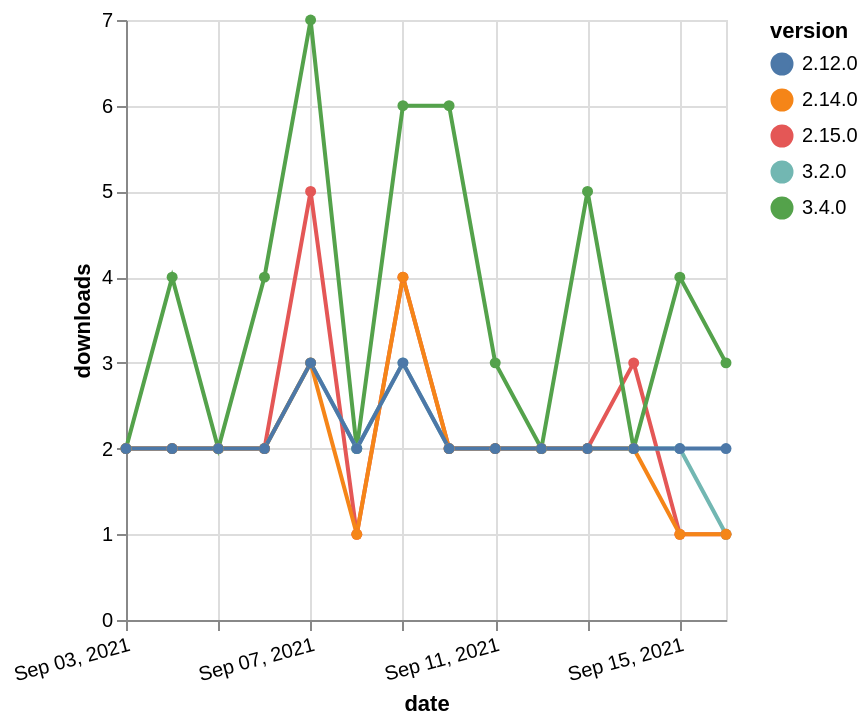

The Vega-Lite source for this figure:
### Vega-Lite specification from a JSON file in a GitHub repository (floating-point values rounded to 4 significant figures)
{"$schema": "https://vega.github.io/schema/vega-lite/v5.json", "description": "A simple bar chart with embedded data.", "data": {"values": [{"date": "2021-09-03", "total": 1621, "delta": 2, "version": "2.15.0"}, {"date": "2021-09-04", "total": 1623, "delta": 2, "version": "2.15.0"}, {"date": "2021-09-05", "total": 1625, "delta": 2, "version": "2.15.0"}, {"date": "2021-09-06", "total": 1627, "delta": 2, "version": "2.15.0"}, {"date": "2021-09-07", "total": 1632, "delta": 5, "version": "2.15.0"}, {"date": "2021-09-08", "total": 1633, "delta": 1, "version": "2.15.0"}, {"date": "2021-09-09", "total": 1637, "delta": 4, "version": "2.15.0"}, {"date": "2021-09-10", "total": 1639, "delta": 2, "version": "2.15.0"}, {"date": "2021-09-11", "total": 1641, "delta": 2, "version": "2.15.0"}, {"date": "2021-09-12", "total": 1643, "delta": 2, "version": "2.15.0"}, {"date": "2021-09-13", "total": 1645, "delta": 2, "version": "2.15.0"}, {"date": "2021-09-14", "total": 1648, "delta": 3, "version": "2.15.0"}, {"date": "2021-09-15", "total": 1649, "delta": 1, "version": "2.15.0"}, {"date": "2021-09-16", "total": 1650, "delta": 1, "version": "2.15.0"}, {"date": "2021-09-03", "total": 896, "delta": 2, "version": "3.4.0"}, {"date": "2021-09-04", "total": 900, "delta": 4, "version": "3.4.0"}, {"date": "2021-09-05", "total": 902, "delta": 2, "version": "3.4.0"}, {"date": "2021-09-06", "total": 906, "delta": 4, "version": "3.4.0"}, {"date": "2021-09-07", "total": 913, "delta": 7, "version": "3.4.0"}, {"date": "2021-09-08", "total": 915, "delta": 2, "version": "3.4.0"}, {"date": "2021-09-09", "total": 921, "delta": 6, "version": "3.4.0"}, {"date": "2021-09-10", "total": 927, "delta": 6, "version": "3.4.0"}, {"date": "2021-09-11", "total": 930, "delta": 3, "version": "3.4.0"}, {"date": "2021-09-12", "total": 932, "delta": 2, "version": "3.4.0"}, {"date": "2021-09-13", "total": 937, "delta": 5, "version": "3.4.0"}, {"date": "2021-09-14", "total": 939, "delta": 2, "version": "3.4.0"}, {"date": "2021-09-15", "total": 943, "delta": 4, "version": "3.4.0"}, {"date": "2021-09-16", "total": 946, "delta": 3, "version": "3.4.0"}, {"date": "2021-09-03", "total": 1076, "delta": 2, "version": "3.2.0"}, {"date": "2021-09-04", "total": 1078, "delta": 2, "version": "3.2.0"}, {"date": "2021-09-05", "total": 1080, "delta": 2, "version": "3.2.0"}, {"date": "2021-09-06", "total": 1082, "delta": 2, "version": "3.2.0"}, {"date": "2021-09-07", "total": 1085, "delta": 3, "version": "3.2.0"}, {"date": "2021-09-08", "total": 1087, "delta": 2, "version": "3.2.0"}, {"date": "2021-09-09", "total": 1090, "delta": 3, "version": "3.2.0"}, {"date": "2021-09-10", "total": 1092, "delta": 2, "version": "3.2.0"}, {"date": "2021-09-11", "total": 1094, "delta": 2, "version": "3.2.0"}, {"date": "2021-09-12", "total": 1096, "delta": 2, "version": "3.2.0"}, {"date": "2021-09-13", "total": 1098, "delta": 2, "version": "3.2.0"}, {"date": "2021-09-14", "total": 1100, "delta": 2, "version": "3.2.0"}, {"date": "2021-09-15", "total": 1102, "delta": 2, "version": "3.2.0"}, {"date": "2021-09-16", "total": 1103, "delta": 1, "version": "3.2.0"}, {"date": "2021-09-03", "total": 1699, "delta": 2, "version": "2.14.0"}, {"date": "2021-09-04", "total": 1701, "delta": 2, "version": "2.14.0"}, {"date": "2021-09-05", "total": 1703, "delta": 2, "version": "2.14.0"}, {"date": "2021-09-06", "total": 1705, "delta": 2, "version": "2.14.0"}, {"date": "2021-09-07", "total": 1708, "delta": 3, "version": "2.14.0"}, {"date": "2021-09-08", "total": 1709, "delta": 1, "version": "2.14.0"}, {"date": "2021-09-09", "total": 1713, "delta": 4, "version": "2.14.0"}, {"date": "2021-09-10", "total": 1715, "delta": 2, "version": "2.14.0"}, {"date": "2021-09-11", "total": 1717, "delta": 2, "version": "2.14.0"}, {"date": "2021-09-12", "total": 1719, "delta": 2, "version": "2.14.0"}, {"date": "2021-09-13", "total": 1721, "delta": 2, "version": "2.14.0"}, {"date": "2021-09-14", "total": 1723, "delta": 2, "version": "2.14.0"}, {"date": "2021-09-15", "total": 1724, "delta": 1, "version": "2.14.0"}, {"date": "2021-09-16", "total": 1725, "delta": 1, "version": "2.14.0"}, {"date": "2021-09-03", "total": 2281, "delta": 2, "version": "2.12.0"}, {"date": "2021-09-04", "total": 2283, "delta": 2, "version": "2.12.0"}, {"date": "2021-09-05", "total": 2285, "delta": 2, "version": "2.12.0"}, {"date": "2021-09-06", "total": 2287, "delta": 2, "version": "2.12.0"}, {"date": "2021-09-07", "total": 2290, "delta": 3, "version": "2.12.0"}, {"date": "2021-09-08", "total": 2292, "delta": 2, "version": "2.12.0"}, {"date": "2021-09-09", "total": 2295, "delta": 3, "version": "2.12.0"}, {"date": "2021-09-10", "total": 2297, "delta": 2, "version": "2.12.0"}, {"date": "2021-09-11", "total": 2299, "delta": 2, "version": "2.12.0"}, {"date": "2021-09-12", "total": 2301, "delta": 2, "version": "2.12.0"}, {"date": "2021-09-13", "total": 2303, "delta": 2, "version": "2.12.0"}, {"date": "2021-09-14", "total": 2305, "delta": 2, "version": "2.12.0"}, {"date": "2021-09-15", "total": 2307, "delta": 2, "version": "2.12.0"}, {"date": "2021-09-16", "total": 2309, "delta": 2, "version": "2.12.0"}]}, "width": "container", "mark": {"type": "line", "point": {"filled": true}}, "encoding": {"x": {"field": "date", "type": "temporal", "timeUnit": "yearmonthdate", "title": "date", "axis": {"labelAngle": -15}}, "y": {"field": "delta", "type": "quantitative", "title": "downloads"}, "color": {"field": "version", "type": "nominal"}, "tooltip": {"field": "delta"}}}
